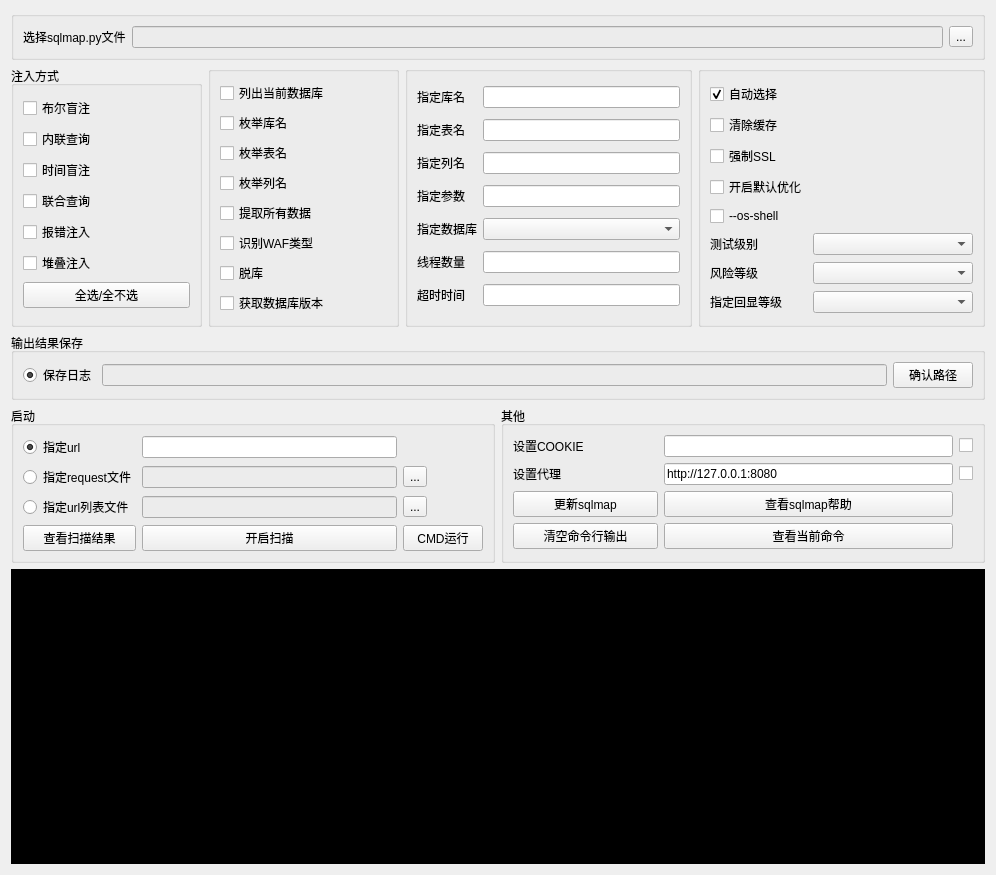
<?xml version="1.0" encoding="UTF-8"?>
<ui version="4.0">
 <class>Form</class>
 <widget class="QWidget" name="Form">
  <property name="geometry">
   <rect>
    <x>0</x>
    <y>0</y>
    <width>996</width>
    <height>875</height>
   </rect>
  </property>
  <property name="windowTitle">
   <string>Sqlmap-Gui</string>
  </property>
  <layout class="QVBoxLayout" name="verticalLayout">
   <item>
    <widget class="QGroupBox" name="groupBox_2">
     <property name="title">
      <string/>
     </property>
     <layout class="QHBoxLayout" name="horizontalLayout">
      <item>
       <widget class="QLabel" name="label">
        <property name="text">
         <string>选择sqlmap.py文件</string>
        </property>
       </widget>
      </item>
      <item>
       <widget class="QLineEdit" name="lineEdit">
        <property name="styleSheet">
         <string notr="true">background-color: rgb(236, 236, 236);</string>
        </property>
        <property name="readOnly">
         <bool>true</bool>
        </property>
       </widget>
      </item>
      <item>
       <widget class="QToolButton" name="toolButton">
        <property name="text">
         <string>...</string>
        </property>
       </widget>
      </item>
     </layout>
    </widget>
   </item>
   <item>
    <layout class="QHBoxLayout" name="horizontalLayout_2" stretch="2,2,3,3">
     <item>
      <widget class="QGroupBox" name="groupBox">
       <property name="title">
        <string>注入方式</string>
       </property>
       <layout class="QGridLayout" name="gridLayout_2">
        <item row="0" column="0">
         <widget class="QCheckBox" name="checkBox">
          <property name="text">
           <string>布尔盲注</string>
          </property>
         </widget>
        </item>
        <item row="1" column="0">
         <widget class="QCheckBox" name="checkBox_2">
          <property name="text">
           <string>内联查询</string>
          </property>
         </widget>
        </item>
        <item row="2" column="0">
         <widget class="QCheckBox" name="checkBox_3">
          <property name="text">
           <string>时间盲注</string>
          </property>
         </widget>
        </item>
        <item row="3" column="0">
         <widget class="QCheckBox" name="checkBox_4">
          <property name="text">
           <string>联合查询</string>
          </property>
         </widget>
        </item>
        <item row="4" column="0">
         <widget class="QCheckBox" name="checkBox_5">
          <property name="text">
           <string>报错注入</string>
          </property>
         </widget>
        </item>
        <item row="5" column="0">
         <widget class="QCheckBox" name="checkBox_6">
          <property name="text">
           <string>堆叠注入</string>
          </property>
         </widget>
        </item>
        <item row="6" column="0">
         <widget class="QPushButton" name="pushButton">
          <property name="text">
           <string>全选/全不选</string>
          </property>
         </widget>
        </item>
       </layout>
      </widget>
     </item>
     <item>
      <widget class="QGroupBox" name="groupBox_5">
       <property name="title">
        <string/>
       </property>
       <layout class="QVBoxLayout" name="verticalLayout_2">
        <item>
         <widget class="QCheckBox" name="checkBox_7">
          <property name="text">
           <string>列出当前数据库</string>
          </property>
         </widget>
        </item>
        <item>
         <widget class="QCheckBox" name="checkBox_8">
          <property name="text">
           <string>枚举库名</string>
          </property>
         </widget>
        </item>
        <item>
         <widget class="QCheckBox" name="checkBox_9">
          <property name="text">
           <string>枚举表名</string>
          </property>
         </widget>
        </item>
        <item>
         <widget class="QCheckBox" name="checkBox_10">
          <property name="text">
           <string>枚举列名</string>
          </property>
         </widget>
        </item>
        <item>
         <widget class="QCheckBox" name="checkBox_11">
          <property name="text">
           <string>提取所有数据</string>
          </property>
         </widget>
        </item>
        <item>
         <widget class="QCheckBox" name="checkBox_12">
          <property name="text">
           <string>识别WAF类型</string>
          </property>
         </widget>
        </item>
        <item>
         <widget class="QCheckBox" name="checkBox_13">
          <property name="text">
           <string>脱库</string>
          </property>
         </widget>
        </item>
        <item>
         <widget class="QCheckBox" name="checkBox_14">
          <property name="text">
           <string>获取数据库版本</string>
          </property>
         </widget>
        </item>
       </layout>
      </widget>
     </item>
     <item>
      <widget class="QGroupBox" name="groupBox_4">
       <property name="title">
        <string/>
       </property>
       <layout class="QGridLayout" name="gridLayout">
        <item row="1" column="2">
         <widget class="QLineEdit" name="lineEdit_8"/>
        </item>
        <item row="4" column="2">
         <widget class="QComboBox" name="comboBox_3">
          <item>
           <property name="text">
            <string/>
           </property>
          </item>
          <item>
           <property name="text">
            <string>mysql</string>
           </property>
          </item>
          <item>
           <property name="text">
            <string>oracle</string>
           </property>
          </item>
          <item>
           <property name="text">
            <string>mssql</string>
           </property>
          </item>
          <item>
           <property name="text">
            <string>postgresql</string>
           </property>
          </item>
          <item>
           <property name="text">
            <string>sqlite</string>
           </property>
          </item>
          <item>
           <property name="text">
            <string>access</string>
           </property>
          </item>
          <item>
           <property name="text">
            <string>firebird</string>
           </property>
          </item>
          <item>
           <property name="text">
            <string>sybase</string>
           </property>
          </item>
          <item>
           <property name="text">
            <string>hsqldb</string>
           </property>
          </item>
          <item>
           <property name="text">
            <string>db2</string>
           </property>
          </item>
          <item>
           <property name="text">
            <string>informix</string>
           </property>
          </item>
          <item>
           <property name="text">
            <string>maxdb</string>
           </property>
          </item>
          <item>
           <property name="text">
            <string>mongodb</string>
           </property>
          </item>
          <item>
           <property name="text">
            <string>mariadb</string>
           </property>
          </item>
          <item>
           <property name="text">
            <string>cubrid</string>
           </property>
          </item>
          <item>
           <property name="text">
            <string>h2</string>
           </property>
          </item>
          <item>
           <property name="text">
            <string>ingres</string>
           </property>
          </item>
          <item>
           <property name="text">
            <string>vertica</string>
           </property>
          </item>
          <item>
           <property name="text">
            <string>redshift</string>
           </property>
          </item>
          <item>
           <property name="text">
            <string>phoenix</string>
           </property>
          </item>
         </widget>
        </item>
        <item row="8" column="0">
         <widget class="QLabel" name="label_4">
          <property name="text">
           <string>线程数量</string>
          </property>
         </widget>
        </item>
        <item row="1" column="0">
         <widget class="QLabel" name="label_13">
          <property name="text">
           <string>指定表名</string>
          </property>
         </widget>
        </item>
        <item row="9" column="2">
         <widget class="QLineEdit" name="lineEdit_6"/>
        </item>
        <item row="0" column="2">
         <widget class="QLineEdit" name="lineEdit_7"/>
        </item>
        <item row="8" column="2">
         <widget class="QLineEdit" name="lineEdit_2"/>
        </item>
        <item row="2" column="2">
         <widget class="QLineEdit" name="lineEdit_9"/>
        </item>
        <item row="4" column="0">
         <widget class="QLabel" name="label_9">
          <property name="text">
           <string>指定数据库</string>
          </property>
         </widget>
        </item>
        <item row="0" column="0">
         <widget class="QLabel" name="label_12">
          <property name="text">
           <string>指定库名</string>
          </property>
         </widget>
        </item>
        <item row="9" column="0">
         <widget class="QLabel" name="label_5">
          <property name="text">
           <string>超时时间</string>
          </property>
         </widget>
        </item>
        <item row="2" column="0">
         <widget class="QLabel" name="label_14">
          <property name="text">
           <string>指定列名</string>
          </property>
         </widget>
        </item>
        <item row="3" column="0">
         <widget class="QLabel" name="label_15">
          <property name="text">
           <string>指定参数</string>
          </property>
         </widget>
        </item>
        <item row="3" column="2">
         <widget class="QLineEdit" name="lineEdit_11"/>
        </item>
       </layout>
      </widget>
     </item>
     <item>
      <widget class="QGroupBox" name="groupBox_7">
       <property name="title">
        <string/>
       </property>
       <layout class="QGridLayout" name="gridLayout_4">
        <item row="0" column="1">
         <spacer name="horizontalSpacer">
          <property name="orientation">
           <enum>Qt::Horizontal</enum>
          </property>
          <property name="sizeHint" stdset="0">
           <size>
            <width>40</width>
            <height>20</height>
           </size>
          </property>
         </spacer>
        </item>
        <item row="1" column="1">
         <spacer name="horizontalSpacer_2">
          <property name="orientation">
           <enum>Qt::Horizontal</enum>
          </property>
          <property name="sizeHint" stdset="0">
           <size>
            <width>40</width>
            <height>20</height>
           </size>
          </property>
         </spacer>
        </item>
        <item row="2" column="1">
         <spacer name="horizontalSpacer_3">
          <property name="orientation">
           <enum>Qt::Horizontal</enum>
          </property>
          <property name="sizeHint" stdset="0">
           <size>
            <width>40</width>
            <height>20</height>
           </size>
          </property>
         </spacer>
        </item>
        <item row="2" column="0">
         <widget class="QCheckBox" name="checkBox_17">
          <property name="text">
           <string>强制SSL</string>
          </property>
         </widget>
        </item>
        <item row="6" column="0">
         <widget class="QLabel" name="label_3">
          <property name="text">
           <string>风险等级</string>
          </property>
         </widget>
        </item>
        <item row="7" column="0">
         <widget class="QLabel" name="label_11">
          <property name="text">
           <string>指定回显等级</string>
          </property>
         </widget>
        </item>
        <item row="7" column="1">
         <widget class="QComboBox" name="comboBox_4">
          <item>
           <property name="text">
            <string/>
           </property>
          </item>
          <item>
           <property name="text">
            <string>1</string>
           </property>
          </item>
          <item>
           <property name="text">
            <string>2</string>
           </property>
          </item>
          <item>
           <property name="text">
            <string>3</string>
           </property>
          </item>
          <item>
           <property name="text">
            <string>4</string>
           </property>
          </item>
          <item>
           <property name="text">
            <string>5</string>
           </property>
          </item>
          <item>
           <property name="text">
            <string>6</string>
           </property>
          </item>
         </widget>
        </item>
        <item row="5" column="0">
         <widget class="QLabel" name="label_2">
          <property name="text">
           <string>测试级别</string>
          </property>
         </widget>
        </item>
        <item row="3" column="0">
         <widget class="QCheckBox" name="checkBox_18">
          <property name="text">
           <string>开启默认优化</string>
          </property>
         </widget>
        </item>
        <item row="6" column="1">
         <widget class="QComboBox" name="comboBox_2">
          <item>
           <property name="text">
            <string/>
           </property>
          </item>
          <item>
           <property name="text">
            <string>1</string>
           </property>
          </item>
          <item>
           <property name="text">
            <string>2</string>
           </property>
          </item>
          <item>
           <property name="text">
            <string>3</string>
           </property>
          </item>
         </widget>
        </item>
        <item row="3" column="1">
         <spacer name="horizontalSpacer_4">
          <property name="orientation">
           <enum>Qt::Horizontal</enum>
          </property>
          <property name="sizeHint" stdset="0">
           <size>
            <width>40</width>
            <height>20</height>
           </size>
          </property>
         </spacer>
        </item>
        <item row="1" column="0">
         <widget class="QCheckBox" name="checkBox_16">
          <property name="text">
           <string>清除缓存</string>
          </property>
         </widget>
        </item>
        <item row="5" column="1">
         <widget class="QComboBox" name="comboBox">
          <property name="currentText">
           <string/>
          </property>
          <item>
           <property name="text">
            <string/>
           </property>
          </item>
          <item>
           <property name="text">
            <string>1</string>
           </property>
          </item>
          <item>
           <property name="text">
            <string>2</string>
           </property>
          </item>
          <item>
           <property name="text">
            <string>3</string>
           </property>
          </item>
          <item>
           <property name="text">
            <string>4</string>
           </property>
          </item>
          <item>
           <property name="text">
            <string>5</string>
           </property>
          </item>
         </widget>
        </item>
        <item row="0" column="0">
         <widget class="QCheckBox" name="checkBox_15">
          <property name="text">
           <string>自动选择</string>
          </property>
          <property name="checked">
           <bool>true</bool>
          </property>
         </widget>
        </item>
        <item row="4" column="0">
         <widget class="QCheckBox" name="checkBox_19">
          <property name="text">
           <string>--os-shell</string>
          </property>
         </widget>
        </item>
        <item row="4" column="1">
         <spacer name="horizontalSpacer_5">
          <property name="orientation">
           <enum>Qt::Horizontal</enum>
          </property>
          <property name="sizeHint" stdset="0">
           <size>
            <width>40</width>
            <height>20</height>
           </size>
          </property>
         </spacer>
        </item>
       </layout>
      </widget>
     </item>
    </layout>
   </item>
   <item>
    <widget class="QGroupBox" name="groupBox_8">
     <property name="title">
      <string>输出结果保存</string>
     </property>
     <layout class="QHBoxLayout" name="horizontalLayout_4">
      <item>
       <widget class="QRadioButton" name="radioButton_2">
        <property name="text">
         <string>保存日志</string>
        </property>
        <property name="checked">
         <bool>true</bool>
        </property>
       </widget>
      </item>
      <item>
       <widget class="QLineEdit" name="lineEdit_12">
        <property name="styleSheet">
         <string notr="true">background-color: rgb(236, 236, 236);</string>
        </property>
        <property name="text">
         <string/>
        </property>
       </widget>
      </item>
      <item>
       <widget class="QPushButton" name="pushButton_2">
        <property name="text">
         <string>确认路径</string>
        </property>
       </widget>
      </item>
     </layout>
    </widget>
   </item>
   <item>
    <layout class="QHBoxLayout" name="horizontalLayout_3">
     <item>
      <widget class="QGroupBox" name="groupBox_3">
       <property name="title">
        <string>启动</string>
       </property>
       <layout class="QGridLayout" name="gridLayout_3">
        <item row="2" column="2">
         <widget class="QLineEdit" name="lineEdit_5">
          <property name="styleSheet">
           <string notr="true">background-color: rgb(236, 236, 236);</string>
          </property>
          <property name="readOnly">
           <bool>true</bool>
          </property>
         </widget>
        </item>
        <item row="0" column="2">
         <widget class="QLineEdit" name="lineEdit_3"/>
        </item>
        <item row="3" column="2">
         <widget class="QPushButton" name="pushButton_3">
          <property name="text">
           <string>开启扫描</string>
          </property>
         </widget>
        </item>
        <item row="2" column="3">
         <widget class="QToolButton" name="toolButton_3">
          <property name="text">
           <string>...</string>
          </property>
         </widget>
        </item>
        <item row="1" column="2">
         <widget class="QLineEdit" name="lineEdit_4">
          <property name="styleSheet">
           <string notr="true">background-color: rgb(236, 236, 236);</string>
          </property>
          <property name="readOnly">
           <bool>true</bool>
          </property>
         </widget>
        </item>
        <item row="1" column="3">
         <widget class="QToolButton" name="toolButton_2">
          <property name="text">
           <string>...</string>
          </property>
         </widget>
        </item>
        <item row="0" column="0">
         <widget class="QRadioButton" name="radioButton">
          <property name="text">
           <string>指定url</string>
          </property>
          <property name="checked">
           <bool>true</bool>
          </property>
         </widget>
        </item>
        <item row="1" column="0">
         <widget class="QRadioButton" name="radioButton_3">
          <property name="text">
           <string>指定request文件</string>
          </property>
         </widget>
        </item>
        <item row="2" column="0">
         <widget class="QRadioButton" name="radioButton_4">
          <property name="text">
           <string>指定url列表文件</string>
          </property>
         </widget>
        </item>
        <item row="3" column="0">
         <widget class="QPushButton" name="pushButton_9">
          <property name="text">
           <string>查看扫描结果</string>
          </property>
         </widget>
        </item>
        <item row="3" column="3">
         <widget class="QPushButton" name="pushButton_4">
          <property name="text">
           <string>CMD运行</string>
          </property>
         </widget>
        </item>
       </layout>
      </widget>
     </item>
     <item>
      <widget class="QGroupBox" name="groupBox_6">
       <property name="title">
        <string>其他</string>
       </property>
       <layout class="QGridLayout" name="gridLayout_7" columnstretch="3,6,0">
        <item row="3" column="0">
         <widget class="QPushButton" name="pushButton_6">
          <property name="text">
           <string>清空命令行输出</string>
          </property>
         </widget>
        </item>
        <item row="1" column="0">
         <widget class="QLabel" name="label_10">
          <property name="text">
           <string>设置代理</string>
          </property>
         </widget>
        </item>
        <item row="2" column="1">
         <widget class="QPushButton" name="pushButton_7">
          <property name="text">
           <string>查看sqlmap帮助</string>
          </property>
         </widget>
        </item>
        <item row="2" column="0">
         <widget class="QPushButton" name="pushButton_5">
          <property name="text">
           <string>更新sqlmap</string>
          </property>
         </widget>
        </item>
        <item row="1" column="1">
         <widget class="QLineEdit" name="lineEdit_10">
          <property name="text">
           <string>http://127.0.0.1:8080</string>
          </property>
         </widget>
        </item>
        <item row="1" column="2">
         <widget class="QCheckBox" name="checkBox_20">
          <property name="text">
           <string/>
          </property>
         </widget>
        </item>
        <item row="3" column="1">
         <widget class="QPushButton" name="pushButton_10">
          <property name="text">
           <string>查看当前命令</string>
          </property>
         </widget>
        </item>
        <item row="0" column="0">
         <widget class="QLabel" name="label_16">
          <property name="text">
           <string>设置COOKIE</string>
          </property>
         </widget>
        </item>
        <item row="0" column="1">
         <widget class="QLineEdit" name="lineEdit_13"/>
        </item>
        <item row="0" column="2">
         <widget class="QCheckBox" name="checkBox_21">
          <property name="text">
           <string/>
          </property>
         </widget>
        </item>
       </layout>
      </widget>
     </item>
    </layout>
   </item>
   <item>
    <widget class="QTextEdit" name="textEdit">
     <property name="styleSheet">
      <string notr="true">background-color: rgb(0, 0, 0);
color: rgb(255, 255, 255);</string>
     </property>
    </widget>
   </item>
  </layout>
 </widget>
 <resources/>
 <connections/>
</ui>
